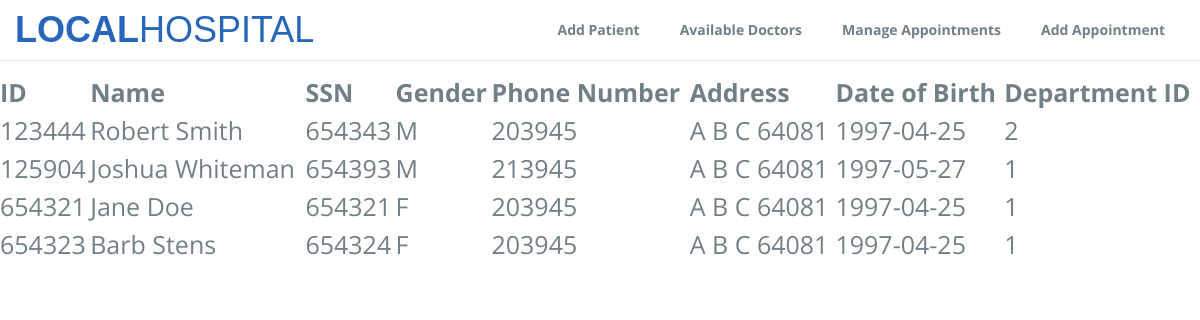
The page / on the database its author committed.
### tables this page shows
CREATE TABLE Patient (
 PatientID INT NOT NULL,
 First VARCHAR(30) NOT NULL,
 Last VARCHAR(30) NOT NULL,
 SSN INT(9) NOT NULL UNIQUE,
 Gender VARCHAR(1) NOT NULL,
 Phone VARCHAR(10) NOT NULL,
 Street VARCHAR(30) NOT NULL,
 City VARCHAR(30) NOT NULL,
 State VARCHAR(30) NOT NULL,
 ZipCode INT(5) NOT NULL,
 Date_Of_Birth DATE NOT NULL,
 Dept_ID INT NOT NULL,
 PRIMARY KEY (PatientID));

### index.php (the view, shortened to what this page needs)
<!DOCTYPE html>
  <link rel="stylesheet" type="text/css" href="css/font-awesome.min.css">
  <link rel="stylesheet" type="text/css" href="css/bootstrap.min.css">
  <link rel="stylesheet" type="text/css" href="css/imagehover.min.css">
  <link rel="stylesheet" type="text/css" href="css/style.css">
</head>
<body>
  <nav class="navbar navbar-default navbar-fixed-top">
    <div class="container">
      <div class="navbar-header">
        <a class="navbar-brand" href="index.php">Local<span>Hospital</span></a>
      </div>
      <div class="collapse navbar-collapse" id="myNavbar">
        <ul class="nav navbar-nav navbar-right">
          <li><a href="addpatient.php">Add Patient</a></li>
          <li><a href="availabledoctors.php">Available Doctors</a></li>
          <li><a href="appointments.php">Manage Appointments</a></li>
		  <li><a href="addappointment.php">Add Appointment</a></li>
        </ul>
      </div>
    </div>
  </nav>
<br>
<br>
<br>
<?php
require 'dbcheck.inc.php';
$sql = "SELECT PatientID, First, Last, SSN, Gender, Phone, Street, City, State, ZipCode, Date_Of_Birth, Dept_ID FROM patient";
$result = $conn->query($sql);
if ($result->num_rows > 0 ) {
    echo "<table>
	<tr>
		<th>ID</th>
		<th>Name</th>
		<th>SSN</th>
		<th>Gender</th>
		<th>Phone Number</th>
		<th>Address</th>
		<th>Date of Birth</th>
		<th>Department ID</th>
	</tr>";
    while($row = $result->fetch_assoc() ) {
        echo
        "<tr><td>".$row["PatientID"].
        "</td><td>". $row["First"] ," ". $row["Last"] .
        "</td><td>" . $row["SSN"] .
        "</td><td>" . $row["Gender"] .
        "</td><td>" . $row["Phone"] .
        "</td><td>". $row["Street"] ," ". $row["City"]," " .$row["State"] ," ".$row["ZipCode"].
        "</td><td>" . $row["Date_Of_Birth"] .
        "</td><td>" . $row["Dept_ID"] .
        "</td><tr>";
      }
   echo "</table>";
} else {
    echo "0 results";
}
?>
<body>
</head>

### css/style.css (style rules this page uses)
body { font-size: 15px; line-height: 1.52; color: #717f86; font-size: 16px; font-family: 'Open Sans', sans-serif; font-weight: 400; }
table { border-collapse: collapse; width: 100%; color: #717f86; font-size: 25px; text-align: left; }
.navbar-default .navbar-brand { color:#2766BA; }
.navbar-default { background-color: #ffffff; }
.navbar-default .navbar-nav > li > a { color: #717f86; font-size: 14px; font-weight: 700; }
.navbar-nav > li > a { padding: 0px; margin: 10px 5px; padding: 10px 15px; }
.navbar-default .navbar-brand { font-family: 'Dosis', sans-serif !important; font-weight: 700; text-transform: uppercase; padding: 0px; height: inherit; font-size: 36px; margin: 20px 0px; }
.navbar-default .navbar-brand span { font-weight: 100 !important; }
.navbar { margin-bottom: 0px; }

### rows shown on the page
patient: PatientID "123444", First "Robert", Last "Smith", SSN "654343", Gender "M", Phone "203945", Street "A", City "B", State "C", ZipCode "64081", Date_Of_Birth "1997-04-25", Dept_ID "2"
patient: PatientID "125904", First "Joshua", Last "Whiteman", SSN "654393", Gender "M", Phone "213945", Street "A", City "B", State "C", ZipCode "64081", Date_Of_Birth "1997-05-27", Dept_ID "1"
patient: PatientID "654321", First "Jane", Last "Doe", SSN "654321", Gender "F", Phone "203945", Street "A", City "B", State "C", ZipCode "64081", Date_Of_Birth "1997-04-25", Dept_ID "1"
patient: PatientID "654323", First "Barb", Last "Stens", SSN "654324", Gender "F", Phone "203945", Street "A", City "B", State "C", ZipCode "64081", Date_Of_Birth "1997-04-25", Dept_ID "1"
